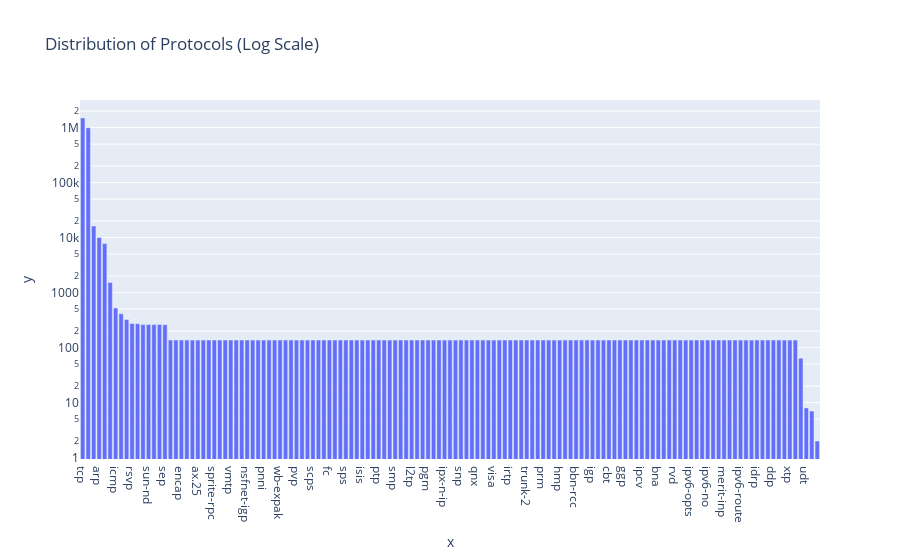

Write notebook code for a chart like this one.
### Code cell
# Exploratory Data Analysis
print(df.info())

# Plotly visualization of the 'proto' column
import plotly.express as px

proto_counts = df['proto'].value_counts()
fig = px.bar(x=proto_counts.index, y=proto_counts.values, title='Distribution of Protocols (Log Scale)', log_y = True)
fig.show()

### Figure 1 — Plotly figure (JSON) as saved in the notebook; plotly's stock layout.template omitted (floating-point values rounded to 4 significant figures; data arrays with more than 128 entries replaced by an {"elided": "..."} marker saying what was removed)
{"data": [{"hovertemplate": "x=%{x}<br>y=%{y}<extra></extra>", "legendgroup": "", "marker": {"color": "#636efa", "pattern": {"shape": ""}}, "name": "", "orientation": "v", "showlegend": false, "textposition": "auto", "type": "bar", "x": {"elided": "135 str values"}, "xaxis": "x", "y": {"elided": "135 int values"}, "yaxis": "y"}], "layout": {"barmode": "relative", "legend": {"tracegroupgap": 0}, "title": {"text": "Distribution of Protocols (Log Scale)"}, "xaxis": {"anchor": "y", "domain": [0, 1], "title": {"text": "x"}}, "yaxis": {"anchor": "x", "domain": [0, 1], "title": {"text": "y"}, "type": "log"}}}
